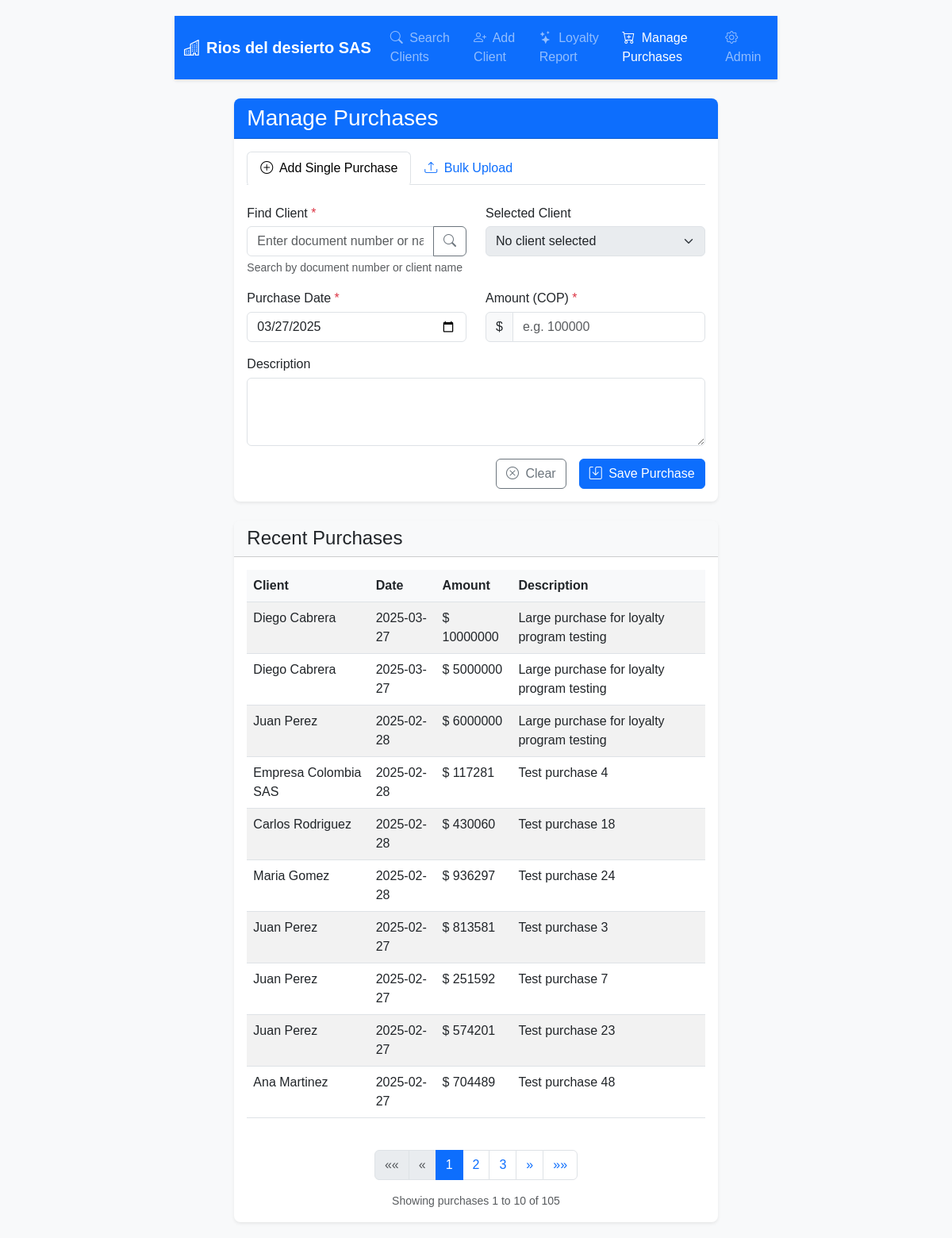
Screenshot of /reports/purchases/ with the database file from the repository.
### reports/models.py (models this page shows, shortened)
class Purchase(models.Model):
    client = models.ForeignKey(Client, on_delete=models.CASCADE)
    purchase_date = models.DateField()
    amount = models.DecimalField(max_digits=12, decimal_places=2)
    description = models.TextField(blank=True, null=True)
    created_at = models.DateTimeField(auto_now_add=True)
    invoice_number = models.CharField(max_length=20, blank=True, null=True)

### clients/models.py (models this page shows, shortened)
class Client(models.Model):
    document_type = models.ForeignKey(DocumentType, on_delete=models.PROTECT)
    document_number = models.CharField(max_length=20)
    first_name = models.CharField(max_length=100)
    last_name = models.CharField(max_length=100)
    email = models.EmailField()
    phone_number = models.CharField(max_length=20)
    address = models.CharField(max_length=200, blank=True, null=True)
    city = models.CharField(max_length=100, blank=True, null=True)
    created_at = models.DateTimeField(auto_now_add=True)
    updated_at = models.DateTimeField(auto_now=True)
    class Meta:
        unique_together = ['document_type', 'document_number']

### reports/views.py (the view, shortened to what this page needs)
# urls.py: path('reports/purchases/', report_views.manage_purchases, name='manage_purchases'),
def manage_purchases(request):
    purchases_list = Purchase.objects.all().order_by('-purchase_date')
    paginator = Paginator(purchases_list, 10)  # Show 10 purchases per page
    page = request.GET.get('page')
    try:
        recent_purchases = paginator.page(page)
    except PageNotAnInteger:
        recent_purchases = paginator.page(1)
    except EmptyPage:
        recent_purchases = paginator.page(paginator.num_pages)
    return render(request, 'reports/manage_purchases.html', {
        'recent_purchases': recent_purchases
    })

### reports/templates/reports/manage_purchases.html (shortened to what this page needs)
{% extends 'clients/base.html' %}
{% load static %}
{% block content %}
<div class="card shadow-sm mb-4">
    <div class="card-header bg-primary text-white">
        <h1 class="h3 m-0">Manage Purchases</h1>
    </div>
    <div class="card-body">
        <ul class="nav nav-tabs" id="purchaseTabs" role="tablist">
            <li class="nav-item" role="presentation">
                <button class="nav-link active" id="single-tab" data-bs-toggle="tab" data-bs-target="#single"
                        type="button" role="tab" aria-controls="single" aria-selected="true">
                    <i class="bi bi-plus-circle me-1"></i> Add Single Purchase
                </button>
            </li>
            <li class="nav-item" role="presentation">
                <button class="nav-link" id="bulk-tab" data-bs-toggle="tab" data-bs-target="#bulk"
                        type="button" role="tab" aria-controls="bulk" aria-selected="false">
                    <i class="bi bi-upload me-1"></i> Bulk Upload
                </button>
            </li>
        </ul>
        <div class="tab-content mt-4" id="purchaseTabsContent">
            <div class="tab-pane fade show active" id="single" role="tabpanel" aria-labelledby="single-tab">
                <form method="post" id="purchase-form">
                    <div class="row mb-3">
                        <div class="col-md-6">
                            <label for="client_search" class="form-label">Find Client <span class="text-danger">*</span></label>
                            <div class="input-group">
                                <input type="text" class="form-control" id="client_search"
                                       placeholder="Enter document number or name">
                                <button class="btn btn-outline-secondary" type="button" id="search_client_btn">
                                    <i class="bi bi-search"></i>
                                </button>
                            </div>
                            <div class="form-text">Search by document number or client name</div>
                        </div>
                        <div class="col-md-6">
                            <label for="client_id" class="form-label">Selected Client</label>
                            <select name="client_id" id="client_id" class="form-select" required disabled>
                                <option value="">No client selected</option>
                            </select>
                        </div>
                    </div>
                    <div class="row mb-3">
                        <div class="col-md-6">
                            <label for="purchase_date" class="form-label">Purchase Date <span class="text-danger">*</span></label>
                            <input type="date" class="form-control" id="purchase_date" name="purchase_date"
                                   value="{% now 'Y-m-d' %}" required>
                        </div>
                        <div class="col-md-6">
                            <label for="amount" class="form-label">Amount (COP) <span class="text-danger">*</span></label>
                            <div class="input-group">
                                <span class="input-group-text">$</span>
                                <input type="text" class="form-control" id="amount" name="amount"
                                       placeholder="e.g. 100000" required>
                            </div>
                        </div>
                    </div>
                    <div class="mb-3">
                        <label for="description" class="form-label">Description</label>
                        <textarea class="form-control" id="description" name="description" rows="3"></textarea>
                    </div>
                    <div class="d-grid gap-2 d-md-flex justify-content-md-end">
                        <button type="reset" class="btn btn-outline-secondary me-md-2">
                            <i class="bi bi-x-circle me-1"></i> Clear
                        </button>
                        <button type="submit" class="btn btn-primary">
                            <i class="bi bi-save me-1"></i> Save Purchase
                        </button>
                    </div>
                </form>
            </div>
        </div>
    </div>
</div>
<div class="card shadow-sm">
    <div class="card-header bg-light">
        <h2 class="h4 m-0">Recent Purchases</h2>
    </div>
    <div class="card-body">
        {% if recent_purchases %}
            <div class="table-responsive">
                <table class="table table-striped table-hover">
                    <thead>
                        <tr>
                            <th>Client</th>
                            <th>Date</th>
                            <th>Amount</th>
                            <th>Description</th>
                        </tr>
                    </thead>
                    <tbody>
                        {% for purchase in recent_purchases %}
                        <tr>
                            <td>{{ purchase.client.first_name }} {{ purchase.client.last_name }}</td>
                            <td>{{ purchase.purchase_date|date:"Y-m-d" }}</td>
                            <td>$ {{ purchase.amount|floatformat:0 }}</td>
                            <td>{{ purchase.description|default:"" }}</td>
                        </tr>
                        {% endfor %}
                    </tbody>
                </table>
            </div>
            <nav aria-label="Purchase pagination" class="mt-4">
                <ul class="pagination justify-content-center">
                    {% if recent_purchases.has_previous %}
                        <li class="page-item">
                            <a class="page-link" href="?page=1{% if request.GET.tab %}&tab={{ request.GET.tab }}{% endif %}" aria-label="First">
                                <span aria-hidden="true">&laquo;&laquo;</span>
                            </a>
                        </li>
                        <li class="page-item">
                            <a class="page-link" href="?page={{ recent_purchases.previous_page_number }}{% if request.GET.tab %}&tab={{ request.GET.tab }}{% endif %}" aria-label="Previous">
                                <span aria-hidden="true">&laquo;</span>
                            </a>
                        </li>
                    {% else %}
                        <li class="page-item disabled">
                            <span class="page-link">&laquo;&laquo;</span>
                        </li>
                        <li class="page-item disabled">
                            <span class="page-link">&laquo;</span>
                        </li>
                    {% endif %}
                    {% for i in recent_purchases.paginator.page_range %}
                        {% if recent_purchases.number == i %}
                            <li class="page-item active"><span class="page-link">{{ i }}</span></li>
                        {% elif i > recent_purchases.number|add:'-3' and i < recent_purchases.number|add:'3' %}
                            <li class="page-item">
                                <a class="page-link" href="?page={{ i }}{% if request.GET.tab %}&tab={{ request.GET.tab }}{% endif %}">{{ i }}</a>
                            </li>
                        {% endif %}
                    {% endfor %}
                    {% if recent_purchases.has_next %}
                        <li class="page-item">
                            <a class="page-link" href="?page={{ recent_purchases.next_page_number }}{% if request.GET.tab %}&tab={{ request.GET.tab }}{% endif %}" aria-label="Next">
                                <span aria-hidden="true">&raquo;</span>
                            </a>
                        </li>
                        <li class="page-item">
                            <a class="page-link" href="?page={{ recent_purchases.paginator.num_pages }}{% if request.GET.tab %}&tab={{ request.GET.tab }}{% endif %}" aria-label="Last">
                                <span aria-hidden="true">&raquo;&raquo;</span>
                            </a>
                        </li>
                    {% endif %}
                </ul>
            </nav>
            <div class="text-center text-muted small">
                Showing purchases {{ recent_purchases.start_index }} to {{ recent_purchases.end_index }} of {{ recent_purchases.paginator.count }}
            </div>
        {% else %}
            <div class="alert alert-light text-center">
                <i class="bi bi-info-circle me-2"></i> No recent purchases found.
            </div>
        {% endif %}
    </div>
</div>
{% endblock %}

### clients/templates/clients/base.html (shortened to what this page needs)
{% load static %}
<!DOCTYPE html>
<html lang="en">
<head>
    <link href="https://cdn.jsdelivr.net/npm/bootstrap@5.3.0-alpha1/dist/css/bootstrap.min.css" rel="stylesheet">
    <link rel="stylesheet" href="https://cdn.jsdelivr.net/npm/bootstrap-icons@1.10.0/font/bootstrap-icons.css">
    <link rel="stylesheet" href="{% static 'clients/css/styles.css' %}">
</head>
<body>
    <nav class="navbar navbar-expand-lg navbar-dark bg-primary">
        <div class="container">
            <a class="navbar-brand" href="{% url 'search_client' %}">
                <i class="bi bi-buildings me-2"></i>Rios del desierto SAS
            </a>
            <div class="collapse navbar-collapse" id="navbarNav">
                <ul class="navbar-nav ms-auto">
                    <li class="nav-item">
                        <a class="nav-link {% if request.path == '/' %}active{% endif %}" href="{% url 'search_client' %}">
                            <i class="bi bi-search me-1"></i> Search Clients
                        </a>
                    </li>
                    <li class="nav-item">
                        <a class="nav-link {% if '/add-client/' in request.path %}active{% endif %}" href="{% url 'add_client' %}">
                            <i class="bi bi-person-plus me-1"></i> Add Client
                        </a>
                    </li>
                    <li class="nav-item">
                        <a class="nav-link {% if '/reports/loyalty/' in request.path %}active{% endif %}" href="{% url 'loyalty_report' %}">
                            <i class="bi bi-stars me-1"></i> Loyalty Report
                        </a>
                    </li>
                    <li class="nav-item">
                        <a class="nav-link {% if '/reports/purchases/' in request.path %}active{% endif %}" href="{% url 'manage_purchases' %}">
                            <i class="bi bi-cart-plus me-1"></i> Manage Purchases
                        </a>
                    </li>
                    <li class="nav-item">
                        <a class="nav-link" href="{% url 'admin:index' %}" target="_blank" rel="noopener">
                            <i class="bi bi-gear me-1"></i> Admin
                        </a>
                    </li>
                </ul>
            </div>
        </div>
    </nav>
    <div class="container mt-4">
        <div class="row">
            <div class="col-lg-10 mx-auto">
                {% block content %}{% endblock %}
            </div>
        </div>
    </div>
</body>
</html>

### clients/static/clients/css/styles.css (style rules this page uses)
body { font-family: Arial, sans-serif; padding: 20px; max-width: 800px; margin: 0 auto; background-color: #f8f9fa; }
h1 { color: #333; }
label { display: block; margin-bottom: 5px; font-weight: 500; }
select, input { width: 100%; padding: 8px; border: 1px solid #ddd; border-radius: 4px; }
button { background: #4285f4; color: white; border: none; padding: 10px 15px; border-radius: 4px; cursor: pointer; }
.card { border: none; border-radius: 8px; }
.card-header { border-top-left-radius: 8px !important; border-top-right-radius: 8px !important; }
.form-label { font-weight: 500; }
.table th { background-color: #f8f9fa; }
.navbar-brand { font-weight: bold; }
.navbar { box-shadow: 0 2px 4px rgba(0,0,0,.1); }
.text-danger { color: #dc3545 !important; }
.card { transition: transform 0.2s ease, box-shadow 0.2s ease; }
.form-label { margin-bottom: 0.3rem; font-weight: 500; }

### rows the page displays
Purchase: client.first_name "Diego", client.last_name "Cabrera", purchase_date "2025-03-27", amount "10000000", description "Large purchase for loyalty program testing"
Purchase: client.first_name "Diego", client.last_name "Cabrera", purchase_date "2025-03-27", amount "5000000", description "Large purchase for loyalty program testing"
Purchase: client.first_name "Juan", client.last_name "Perez", purchase_date "2025-02-28", amount "6000000", description "Large purchase for loyalty program testing"
Purchase: client.first_name "Empresa", client.last_name "Colombia SAS", purchase_date "2025-02-28", amount "117281", description "Test purchase 4"
Purchase: client.first_name "Carlos", client.last_name "Rodriguez", purchase_date "2025-02-28", amount "430060", description "Test purchase 18"
Purchase: client.first_name "Maria", client.last_name "Gomez", purchase_date "2025-02-28", amount "936297", description "Test purchase 24"
Purchase: client.first_name "Juan", client.last_name "Perez", purchase_date "2025-02-27", amount "813581", description "Test purchase 3"
Purchase: client.first_name "Juan", client.last_name "Perez", purchase_date "2025-02-27", amount "251592", description "Test purchase 7"
Purchase: client.first_name "Juan", client.last_name "Perez", purchase_date "2025-02-27", amount "574201", description "Test purchase 23"
Purchase: client.first_name "Ana", client.last_name "Martinez", purchase_date "2025-02-27", amount "704489", description "Test purchase 48"

### other values shown
{{ i }} "1"
{{ i }} "2" "3"
{{ recent_purchases.start_index }} "1"
{{ recent_purchases.end_index }} "10"
{{ recent_purchases.paginator.count }} "105"
